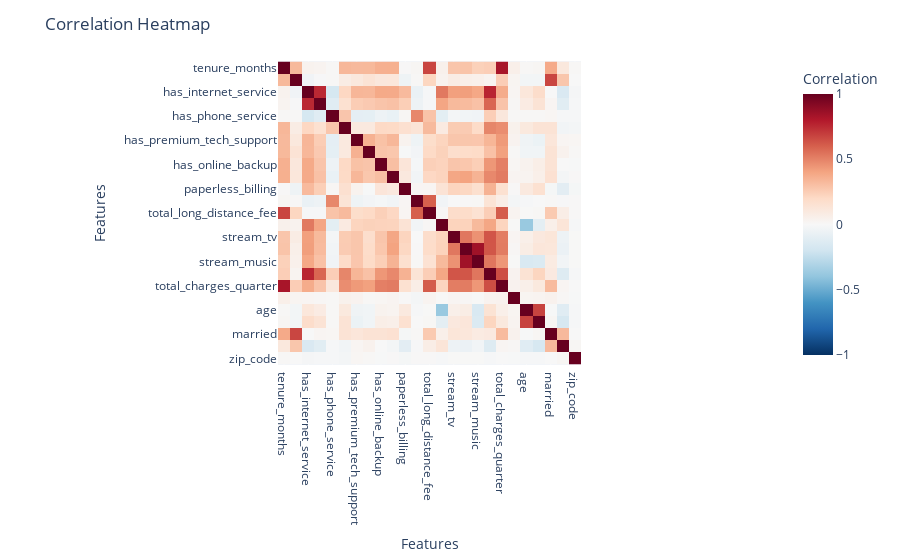

Notebook cell for this chart:
### Code cell
# # Filter out non-numerical columns
# df_numerical = df.select_dtypes(include=['number'])

# # Calculate the correlation matrix
# corr_matrix = df_numerical.corr()

# # Convert the correlation matrix to a long-form DataFrame
# corr_long = corr_matrix.stack().reset_index()
# corr_long.columns = ['Feature1', 'Feature2', 'Correlation']

# # Sort the correlations by absolute value in descending order
# corr_long = corr_long.sort_values(by='Correlation', key=abs, ascending=False)

# # Drop duplicate pairs
# corr_long = corr_long[corr_long['Feature1'] != corr_long['Feature2']]

# # Get unique features in sorted order of correlation
# features_sorted = pd.unique(corr_long[['Feature1', 'Feature2']].values.ravel('K'))

# # Reorder the correlation matrix based on sorted features
# corr_matrix_sorted = corr_matrix.loc[features_sorted, features_sorted]

# # Create a heatmap using Plotly
# fig = px.imshow(corr_matrix_sorted,
#                 labels=dict(color="Correlation"),
#                 x=corr_matrix_sorted.columns,
#                 y=corr_matrix_sorted.columns,
#                 color_continuous_scale='RdBu_r',
#                 zmin=-1,
#                 zmax=1)

# # Update the layout for better readability
# fig.update_layout(title="Correlation Heatmap (Ranked by Correlation Strength)",
#                   xaxis_title="Features",
#                   yaxis_title="Features")

# # Show the plot
# fig.show()

# Filter out non-numerical columns
df_numerical = df.select_dtypes(include=['number'])

# Calculate the correlation matrix
corr_matrix = df_numerical.corr()

# Create a correlation heatmap using Plotly
fig = px.imshow(corr_matrix, 
                labels=dict(color="Correlation"),
                x=corr_matrix.columns,
                y=corr_matrix.columns,
                color_continuous_scale='RdBu_r', 
                zmin=-1, 
                zmax=1)

# Update the layout for better readability
fig.update_layout(title="Correlation Heatmap",
                  xaxis_title="Features",
                  yaxis_title="Features")

# Show the plot
fig.show()

### Figure 1 — Plotly figure (JSON) as saved in the notebook; plotly's stock layout.template omitted (floating-point values rounded to 4 significant figures; data arrays with more than 128 entries replaced by an {"elided": "..."} marker saying what was removed)
{"data": [{"coloraxis": "coloraxis", "hovertemplate": "x: %{x}<br>y: %{y}<br>Correlation: %{z}<extra></extra>", "name": "0", "type": "heatmap", "x": ["tenure_months", "num_referrals", "has_internet_service", "has_unlimited_data", "has_phone_service", "has_multiple_lines", "has_premium_tech_support", "has_online_security", "has_online_backup", "has_device_protection", "paperless_billing", "avg_long_distance_fee_monthly", "total_long_distance_fee", "avg_gb_download_monthly", "stream_tv", "stream_movie", "stream_music", "total_monthly_fee", "total_charges_quarter", "total_refunds", "age", "senior_citizen", "married", "num_dependents", "zip_code"], "xaxis": "x", "y": ["tenure_months", "num_referrals", "has_internet_service", "has_unlimited_data", "has_phone_service", "has_multiple_lines", "has_premium_tech_support", "has_online_security", "has_online_backup", "has_device_protection", "paperless_billing", "avg_long_distance_fee_monthly", "total_long_distance_fee", "avg_gb_download_monthly", "stream_tv", "stream_movie", "stream_music", "total_monthly_fee", "total_charges_quarter", "total_refunds", "age", "senior_citizen", "married", "num_dependents", "zip_code"], "yaxis": "y", "z": {"elided": "25x25 float values"}}], "layout": {"coloraxis": {"cmax": 1, "cmin": -1, "colorbar": {"title": {"text": "Correlation"}}, "colorscale": [[0, "rgb(5,48,97)"], [0.1, "rgb(33,102,172)"], [0.2, "rgb(67,147,195)"], [0.3, "rgb(146,197,222)"], [0.4, "rgb(209,229,240)"], [0.5, "rgb(247,247,247)"], [0.6, "rgb(253,219,199)"], [0.7, "rgb(244,165,130)"], [0.8, "rgb(214,96,77)"], [0.9, "rgb(178,24,43)"], [1, "rgb(103,0,31)"]]}, "margin": {"t": 60}, "title": {"text": "Correlation Heatmap"}, "xaxis": {"anchor": "y", "constrain": "domain", "domain": [0, 1], "scaleanchor": "y", "title": {"text": "Features"}}, "yaxis": {"anchor": "x", "autorange": "reversed", "constrain": "domain", "domain": [0, 1], "title": {"text": "Features"}}}}
